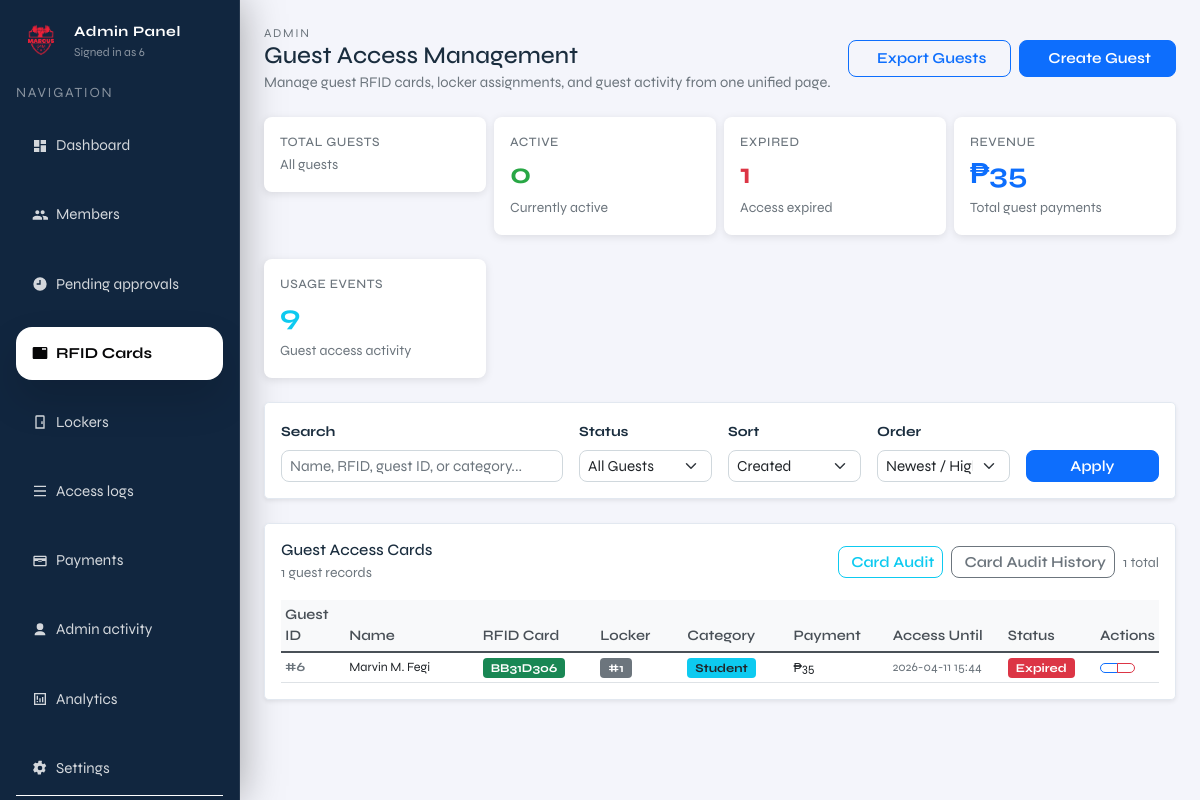
Before: /admin/rfid (signed in) with the older database file.
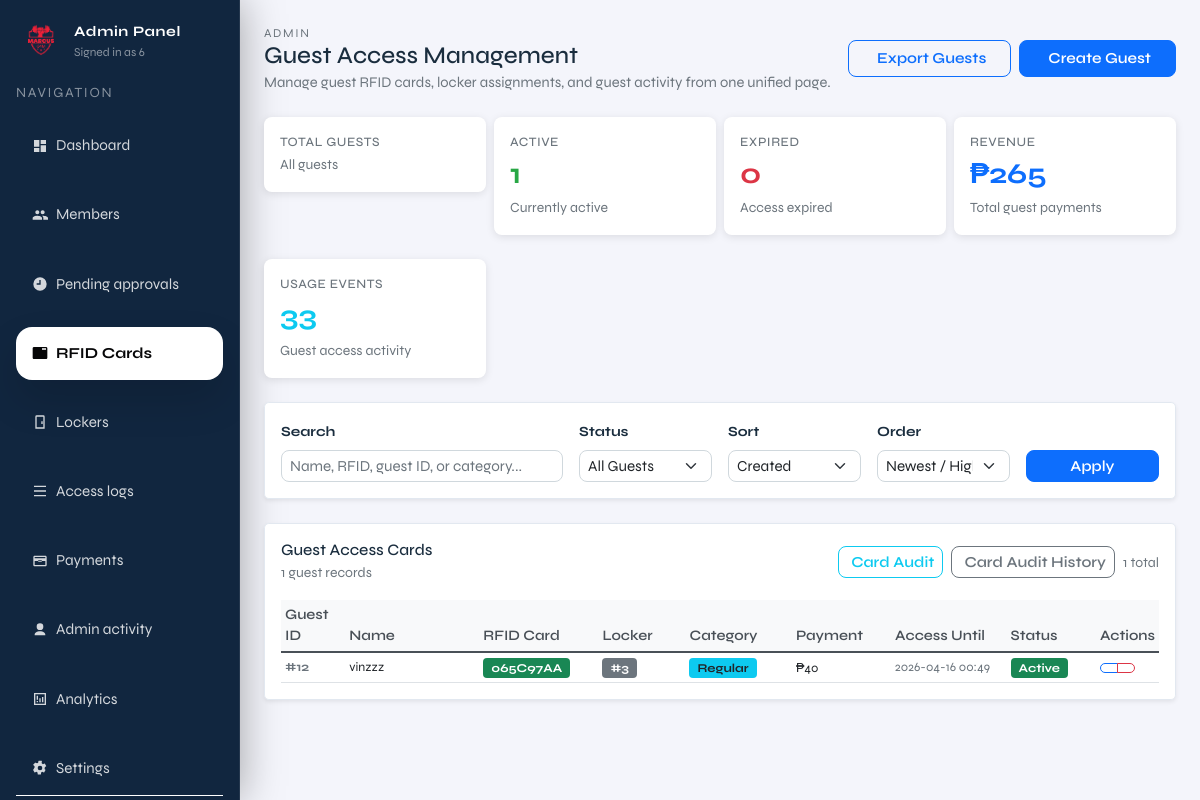
After: the same page with the newer database file.
### tables this page shows
CREATE TABLE members (
              id INTEGER PRIMARY KEY AUTOINCREMENT,
              full_name TEXT NOT NULL,
              address TEXT,
              contact_number TEXT,
              age INTEGER,
              category TEXT,
              payment_status TEXT NOT NULL DEFAULT 'unpaid',
              paid_at TEXT,
              status TEXT NOT NULL DEFAULT 'pending',
              created_at TEXT NOT NULL DEFAULT (datetime('now'))
            , locker_id INTEGER, fingerprint_uid TEXT, rfid_uid TEXT, expiry_date TEXT, member_type TEXT DEFAULT 'regular');

### admin.py (the view, shortened to what this page needs)
@admin_bp.get("/rfid")
def admin_rfid():
    guard = _require_admin()
    if guard is not None:
        return guard
    q = request.args.get("q", "").strip()
    status_filter = request.args.get("status", "all")  # all|active|expired
    sort_by = request.args.get("sort", "created_at")  # created_at|total_payments|name
    sort_order = request.args.get("order", "desc")  # asc|desc
    now_local = datetime.now().strftime("%Y-%m-%d %H:%M:%S")
    with connect() as conn:
        base_query = """
        SELECT
            m.id,
            m.full_name,
            m.rfid_uid,
            m.locker_id,
            m.expiry_date,
            CASE
                WHEN LOWER(TRIM(m.category)) = 'student' THEN 'student'
                ELSE 'regular'
            END AS category,
            m.created_at,
            COALESCE((SELECT SUM(amount) FROM payments p2 WHERE p2.member_id = m.id), 0) AS total_payments,
            COALESCE((SELECT COUNT(*) FROM payments p2 WHERE p2.member_id = m.id), 0) AS payment_count,
            COUNT(al.id) AS total_access_events,
            MAX(al.created_at) AS last_access_time,
            (SELECT grc.status
               FROM guest_rfid_cards grc
               WHERE grc.guest_id = m.id
               ORDER BY grc.issue_time DESC
               LIMIT 1) AS card_status,
            (SELECT grc.expires_at
               FROM guest_rfid_cards grc
               WHERE grc.guest_id = m.id
               ORDER BY grc.issue_time DESC
               LIMIT 1) AS card_expires_at,
            (SELECT grc.expected_return_time
               FROM guest_rfid_cards grc
               WHERE grc.guest_id = m.id
               ORDER BY grc.issue_time DESC
               LIMIT 1) AS card_expected_return_time
        FROM members m
        LEFT JOIN access_logs al ON al.actor_type = 'guest' AND al.actor_ref = m.rfid_uid
        WHERE m.member_type = 'guest'
        """
        params = []
        if q:
            base_query += " AND (m.full_name LIKE ? OR m.rfid_uid LIKE ? OR CAST(m.id AS TEXT) LIKE ? OR m.category LIKE ? )"
            search_param = f"%{q}%"
            params.extend([search_param, search_param, search_param, search_param])
        if status_filter == "active":
            base_query += " AND (m.expiry_date IS NULL OR REPLACE(m.expiry_date, 'T', ' ') >= ?)"
            params.append(now_local)
        elif status_filter == "expired":
            base_query += " AND REPLACE(m.expiry_date, 'T', ' ') < ?"
            params.append(now_local)
        base_query += " AND NOT EXISTS (\n"
        base_query += "            SELECT 1 FROM guest_rfid_cards grc\n"
        base_query += "            WHERE grc.guest_id = m.id\n"
        base_query += "              AND grc.issue_time = (\n"
        base_query += "                  SELECT MAX(issue_time) FROM guest_rfid_cards grc2 WHERE grc2.guest_id = m.id\n"
        base_query += "              )\n"
        base_query += "              AND grc.status IN ('RETURNED', 'BLACKLISTED', 'LOST')\n"
        base_query += "        )"
        base_query += " GROUP BY m.id, m.full_name, m.rfid_uid, m.locker_id, m.expiry_date, m.category, m.created_at"
        sort_column_map = {
            "created_at": "m.created_at",
            "total_payments": "total_payments",
            "name": "m.full_name"
        }
        sort_column = sort_column_map.get(sort_by, "m.created_at")
        base_query += f" ORDER BY {sort_column} {'DESC' if sort_order == 'desc' else 'ASC'}"
        guests = conn.execute(base_query, params).fetchall()
        total_guests = conn.execute(
            "SELECT COUNT(*) AS c FROM members WHERE member_type = 'guest'"
        ).fetchone()["c"]
        active_count = conn.execute(
            """
            SELECT COUNT(*) AS c
            FROM members m
            WHERE m.member_type = 'guest'
              AND EXISTS (
                  SELECT 1 FROM guest_rfid_cards grc
                  WHERE grc.guest_id = m.id
                    AND grc.issue_time = (
                        SELECT MAX(issue_time) FROM guest_rfid_cards grc2 WHERE grc2.guest_id = m.id
                    )
                    AND grc.status = 'ACTIVE'
                    AND grc.expires_at >= ?
              )
            """,
            (now_local,),
        ).fetchone()["c"]
        expired_count = conn.execute(
            """
            SELECT COUNT(*) AS c
            FROM members m
            WHERE m.member_type = 'guest'
              AND EXISTS (
                  SELECT 1 FROM guest_rfid_cards grc
                  WHERE grc.guest_id = m.id
                    AND grc.issue_time = (
                        SELECT MAX(issue_time) FROM guest_rfid_cards grc2 WHERE grc2.guest_id = m.id
                    )
                    AND (
                        grc.status = 'EXPIRED'
                        OR (grc.status = 'ACTIVE' AND grc.expires_at < ?)
                    )
              )
            """,
            (now_local,),
        ).fetchone()["c"]
        total_revenue = conn.execute(
            """
            SELECT COALESCE(SUM(p.amount), 0) AS total
            FROM payments p
            JOIN members m ON p.member_id = m.id
            WHERE m.member_type = 'guest'
            """
        ).fetchone()["total"]
        total_access_events = conn.execute(
            "SELECT COUNT(*) AS c FROM access_logs WHERE actor_type = 'guest'"
        ).fetchone()["c"]
    guests = [dict(g) for g in guests]
    card_active_count = sum(1 for guest in guests if guest.get('card_status') == 'ACTIVE')
    card_expired_count = sum(1 for guest in guests if guest.get('card_status') == 'EXPIRED' or (guest.get('card_status') == 'ACTIVE' and guest.get('card_expires_at') and guest['card_expires_at'] < now_local))
    card_returned_count = sum(1 for guest in guests if guest.get('card_status') == 'RETURNED')
    card_blacklisted_count = sum(1 for guest in guests if guest.get('card_status') == 'BLACKLISTED')
    card_lost_count = sum(1 for guest in guests if guest.get('card_status') == 'LOST')
    return render_template(
        "admin/pages/admin_rfid.html",
        current_page="rfid",
        admin_username=session.get("admin_username"),
        current_admin_id=session.get("admin_id", 1),
        guests=guests,
        q=q,
        status_filter=status_filter,
        sort_by=sort_by,
        sort_order=sort_order,
        active_count=active_count,
        expired_count=expired_count,
        card_active_count=card_active_count,
        card_expired_count=card_expired_count,
        card_returned_count=card_returned_count,
        card_blacklisted_count=card_blacklisted_count,
        card_lost_count=card_lost_count,
        total_revenue=total_revenue,
        total_access_events=total_access_events,
        now=datetime.now(),
    )

### admin.py (called while the page is built)
def _require_admin():
    if not session.get("admin_logged_in"):
        return redirect(url_for("admin.admin_login"))
    return None

@admin_bp.before_request
def _protect_admin_routes():
    if request.endpoint in ("admin.admin_login", "admin.admin_login_submit"):
        return None
    if not session.get("admin_logged_in"):
        return redirect(url_for("admin.admin_login"))

### db.py (called while the page is built, shortened)
def _db_path() -> Path:
    env_path = os.getenv("LOCKER_DB_PATH")
    if env_path:
        return Path(env_path)
    current_dir = Path(__file__).resolve().parent
    candidate_paths = [
        current_dir / "locker.sqlite3",
        current_dir / "locker.db",
        current_dir.parent / "locker.sqlite3",
        current_dir.parent / "locker.db",
    ]
    for path in candidate_paths:
        if path.exists():
            return path
    return current_dir.parent / "locker.sqlite3"

def _database_url() -> Optional[str]:
    return os.getenv("DATABASE_URL") or os.getenv("POSTGRES_URL")

    def _translate_sql(self, sql: str, params: Optional[Iterable[Any]] = None) -> str:
        if not self._is_postgres:
            return sql

### templates/admin/pages/admin_rfid.html (shortened to what the changed rows need)
{% extends "admin/layout/admin.html" %}
{% block admin_content %}
  <div class="d-flex justify-content-between align-items-center mb-4 flex-column flex-sm-row gap-3">
    <div>
      <h1 class="h4 mb-0">Guest Access Management</h1>
    </div>
  </div>
  <div class="row g-2 mb-4">
    <div class="col-6 col-lg-3">
      <div class="card" style="border: none; box-shadow: 0 2px 8px rgba(0,0,0,0.1); border-radius: 0.5rem;">
        <div class="card-body p-3">
          <div style="color: #6c757d; font-size: 0.8rem; font-weight: 500; text-transform: uppercase; letter-spacing: 0.04em;">Active</div>
          <div style="font-size: 1.8rem; font-weight: 700; color: #28a745;">{{ active_count }}</div>
          <small class="text-muted">Currently active</small>
        </div>
      </div>
    </div>
    <div class="col-6 col-lg-3">
      <div class="card" style="border: none; box-shadow: 0 2px 8px rgba(0,0,0,0.1); border-radius: 0.5rem;">
        <div class="card-body p-3">
          <div style="color: #6c757d; font-size: 0.8rem; font-weight: 500; text-transform: uppercase; letter-spacing: 0.04em;">Expired</div>
          <div style="font-size: 1.8rem; font-weight: 700; color: #dc3545;">{{ expired_count }}</div>
          <small class="text-muted">Access expired</small>
        </div>
      </div>
    </div>
    <div class="col-6 col-lg-3">
      <div class="card" style="border: none; box-shadow: 0 2px 8px rgba(0,0,0,0.1); border-radius: 0.5rem;">
        <div class="card-body p-3">
          <div style="color: #6c757d; font-size: 0.8rem; font-weight: 500; text-transform: uppercase; letter-spacing: 0.04em;">Revenue</div>
          <div style="font-size: 1.8rem; font-weight: 700; color: #0d6efd;">₱{{ total_revenue }}</div>
          <small class="text-muted">Total guest payments</small>
        </div>
      </div>
    </div>
  </div>
  <div class="row g-2 mb-4">
    <div class="col-6 col-lg-3">
      <div class="card" style="border: none; box-shadow: 0 2px 8px rgba(0,0,0,0.1); border-radius: 0.5rem;">
        <div class="card-body p-3">
          <div style="color: #6c757d; font-size: 0.8rem; font-weight: 500; text-transform: uppercase; letter-spacing: 0.04em;">Usage Events</div>
          <div style="font-size: 1.8rem; font-weight: 700; color: #0dcaf0;">{{ total_access_events }}</div>
          <small class="text-muted">Guest access activity</small>
        </div>
      </div>
    </div>
  </div>
  <div class="card shadow-sm rounded-3">
    <div class="card-body">
      <div class="guests-wrapper table-responsive">
        <table class="table table-sm table-hover align-middle mb-0">
          <thead class="position-sticky" style="top: 0; background: white; z-index: 10;">
            <tr>
              <th style="width: 70px;">Guest ID</th>
              <th style="width: 170px;">Name</th>
              <th style="width: 130px;">RFID Card</th>
              <th style="width: 100px;">Locker</th>
              <th style="width: 120px;">Category</th>
              <th style="width: 110px;">Payment</th>
              <th style="width: 140px;">Access Until</th>
              <th style="width: 100px;">Status</th>
              <th>Actions</th>
            </tr>
          </thead>
          <tbody>
            {% if guests %}
              {% for guest in guests %}
                {% set card_expires_at = guest.card_expires_at or guest.expiry_date %}
                {% set is_card_expired = card_expires_at and card_expires_at.replace('T', ' ') < now.strftime('%Y-%m-%d %H:%M:%S') %}
                {% if guest.card_status == 'ACTIVE' and is_card_expired %}
                  {% set card_status = 'EXPIRED' %}
                {% else %}
                  {% set card_status = guest.card_status or (is_card_expired and 'EXPIRED' or 'ACTIVE') %}
                {% endif %}
                <tr>
                  <td class="text-muted small fw-bold">#{{ guest.id }}</td>
                  <td class="small">{{ guest.full_name }}</td>
                  <td>
                    <span class="badge bg-success" style="font-size: 0.75rem;">{{ guest.rfid_uid }}</span>
                  </td>
                  <td>
                    {% if guest.locker_id is not none %}
                      <span class="badge bg-secondary" style="font-size: 0.75rem;">#{{ guest.locker_id }}</span>
                    {% else %}
                      <span class="text-muted small">—</span>
                    {% endif %}
                  </td>
                  <td>
                    {% set category_label = 'Student' if guest.category and guest.category|lower == 'student' else 'Regular' %}
                    <span class="badge bg-info text-dark" style="font-size: 0.75rem;">{{ category_label }}</span>
                  </td>
                  <td>
                    <span class="text-dark small fw-semibold">₱{{ "{:,}".format(guest.total_payments) }}</span>
                  </td>
                  <td class="text-muted small">
                    {{ (guest.card_expires_at or guest.expiry_date).replace('T', ' ')[:16] if (guest.card_expires_at or guest.expiry_date) else "—" }}
                  </td>
                  <td>
                    {% if card_status == 'ACTIVE' %}
                      <span class="badge bg-success" style="font-size: 0.75rem;">Active</span>
                    {% elif card_status == 'EXPIRED' %}
                      <span class="badge bg-danger" style="font-size: 0.75rem;">Expired</span>
                    {% elif card_status == 'RETURNED' %}
                      <span class="badge bg-warning text-dark" style="font-size: 0.75rem;">Returned</span>
                    {% elif card_status == 'BLACKLISTED' %}
                      <span class="badge bg-dark" style="font-size: 0.75rem;">Blacklisted</span>
                    {% elif card_status == 'LOST' %}
                      <span class="badge bg-secondary" style="font-size: 0.75rem;">Lost</span>
                    {% else %}
                      <span class="badge bg-secondary" style="font-size: 0.75rem;">{{ card_status }}</span>
                    {% endif %}
                  </td>
                  <td>
                    <div class="btn-group" role="group" aria-label="Guest actions">
                      <button type="button" class="btn btn-sm btn-outline-primary" title="View details"
                              onclick="showGuestDetails({{ guest.id }})">
                      </button>
                      <button type="button" class="btn btn-sm btn-outline-danger" title="Remove"
                              onclick="showDeleteModal('guest', { id: {{ guest.id }}, rfid_uid: '{{ guest.rfid_uid }}', name: '{{ guest.full_name|replace("'", "\\'") }}', locker_id: {{ guest.locker_id or 'null' }} }, function() { document.getElementById('deleteForm{{ guest.id }}').submit(); })">
                      </button>
                    </div>
                  </td>
                </tr>
              {% endfor %}
            {% endif %}
          </tbody>
        </table>
      </div>
    </div>
  </div>
{% endblock %}

Changed rows visible on the page:
no longer on this page (row edited): members: id "6", full_name "Marvin M. Fegi", rfid_uid "BB31D306", locker_id "1", category "Student", total_payments "35", expiry_date "2026-04-11 15:44", shows "Expired"
added members: id "12", full_name "vinzzz", rfid_uid "065C97AA", locker_id "3", category "Regular", total_payments "40", expiry_date "2026-04-16 00:49", shows "Active"
Other visible differences:
{{ active_count }}: "0" → "1"
{{ expired_count }}: "1" → "0"
{{ total_revenue }}: "35" → "265"
{{ total_access_events }}: "9" → "33"
